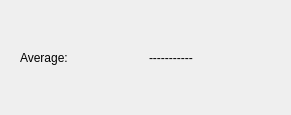
<?xml version="1.0" encoding="UTF-8"?>
<ui version="4.0">
 <class>Dialog</class>
 <widget class="QDialog" name="Dialog">
  <property name="geometry">
   <rect>
    <x>0</x>
    <y>0</y>
    <width>291</width>
    <height>115</height>
   </rect>
  </property>
  <property name="windowTitle">
   <string>Dialog</string>
  </property>
  <layout class="QVBoxLayout" name="verticalLayout">
   <item>
    <widget class="QWidget" name="widget" native="true">
     <layout class="QHBoxLayout" name="horizontalLayout">
      <item>
       <widget class="QLabel" name="label_2">
        <property name="text">
         <string>Average:</string>
        </property>
       </widget>
      </item>
      <item>
       <widget class="QLabel" name="label_average">
        <property name="text">
         <string>-----------</string>
        </property>
       </widget>
      </item>
     </layout>
    </widget>
   </item>
  </layout>
 </widget>
 <resources/>
 <connections/>
</ui>
